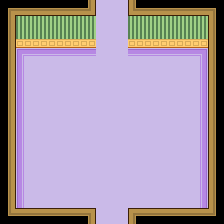

This game map was drawn from its Tiled (.tmx) file and the tilesets committed beside it. A one-line description and the full map source follow:
An orthogonal 14x14 tile map with 16x16 px tiles, 4 tile layers (Floor, Walls, Doors, Furniture) and 2 objects (South, North).

<map version="1.2" tiledversion="1.2.5" orientation="orthogonal" renderorder="left-up" width="14" height="14" tilewidth="16" tileheight="16" infinite="0" nextlayerid="7" nextobjectid="3">
 <tileset firstgid="1" source="castle-halloween-party_spritesheet.tsx" />
 <objectgroup id="6" name="Doors">
  <object id="1" name="South" x="96" y="216" width="32" height="8">
   <properties>
    <property name="destination" value="corner-landing" />
   </properties>
  </object>
  <object id="2" name="North" x="96" y="0" width="32" height="8">
   <properties>
    <property name="destination" value="study" />
   </properties>
  </object>
 </objectgroup>
 <layer id="1" name="Floor" width="14" height="14">
  <data encoding="csv">
0,0,0,0,0,0,0,0,0,0,0,0,0,0,
0,0,0,0,0,0,18,18,0,0,0,0,0,0,
0,0,0,0,0,0,18,18,0,0,0,0,0,0,
0,7,8,8,8,8,18,18,8,8,8,8,9,0,
0,17,18,18,18,18,18,18,18,18,18,18,19,0,
0,17,18,18,18,18,18,18,18,18,18,18,19,0,
0,17,18,18,18,18,18,18,18,18,18,18,19,0,
0,17,18,18,18,18,18,18,18,18,18,18,19,0,
0,17,18,18,18,18,18,18,18,18,18,18,19,0,
0,17,18,18,18,18,18,18,18,18,18,18,19,0,
0,17,18,18,18,18,18,18,18,18,18,18,19,0,
0,17,18,18,18,18,18,18,18,18,18,18,19,0,
0,17,18,18,18,18,18,18,18,18,18,18,19,0,
0,0,0,0,0,0,0,0,0,0,0,0,0,0
</data>
 </layer>
 <layer id="2" name="Walls" width="14" height="14">
  <data encoding="csv">
1,2,2,2,2,15,0,0,14,2,2,2,2,3,
11,6,6,6,6,6,0,0,6,6,6,6,6,13,
11,16,16,16,16,16,0,0,16,16,16,16,16,13,
11,0,0,0,0,0,0,0,0,0,0,0,0,13,
11,0,0,0,0,0,0,0,0,0,0,0,0,13,
11,0,0,0,0,0,0,0,0,0,0,0,0,13,
11,0,0,0,0,0,0,0,0,0,0,0,0,13,
11,0,0,0,0,0,0,0,0,0,0,0,0,13,
11,0,0,0,0,0,0,0,0,0,0,0,0,13,
11,0,0,0,0,0,0,0,0,0,0,0,0,13,
11,0,0,0,0,0,0,0,0,0,0,0,0,13,
11,0,0,0,0,0,0,0,0,0,0,0,0,13,
11,0,0,0,0,0,0,0,0,0,0,0,0,13,
21,22,22,22,22,5,0,0,4,22,22,22,22,23
</data>
 </layer>
 <layer id="3" name="Doors" width="14" height="14">
  <data encoding="csv">
0,0,0,0,0,0,18,18,0,0,0,0,0,0,
0,0,0,0,0,0,0,0,0,0,0,0,0,0,
0,0,0,0,0,0,0,0,0,0,0,0,0,0,
0,0,0,0,0,0,0,0,0,0,0,0,0,0,
0,0,0,0,0,0,0,0,0,0,0,0,0,0,
0,0,0,0,0,0,0,0,0,0,0,0,0,0,
0,0,0,0,0,0,0,0,0,0,0,0,0,0,
0,0,0,0,0,0,0,0,0,0,0,0,0,0,
0,0,0,0,0,0,0,0,0,0,0,0,0,0,
0,0,0,0,0,0,0,0,0,0,0,0,0,0,
0,0,0,0,0,0,0,0,0,0,0,0,0,0,
0,0,0,0,0,0,0,0,0,0,0,0,0,0,
0,0,0,0,0,0,0,0,0,0,0,0,0,0,
0,0,0,0,0,0,18,18,0,0,0,0,0,0
</data>
 </layer>
 <layer id="4" name="Furniture" width="14" height="14">
  <data encoding="csv">
0,0,0,0,0,0,0,0,0,0,0,0,0,0,
0,0,0,0,0,0,0,0,0,0,0,0,0,0,
0,0,0,0,0,0,0,0,0,0,0,0,0,0,
0,0,0,0,0,0,0,0,0,0,0,0,0,0,
0,0,0,0,0,0,0,0,0,0,0,0,0,0,
0,0,0,0,0,0,0,0,0,0,0,0,0,0,
0,0,0,0,0,0,0,0,0,0,0,0,0,0,
0,0,0,0,0,0,0,0,0,0,0,0,0,0,
0,0,0,0,0,0,0,0,0,0,0,0,0,0,
0,0,0,0,0,0,0,0,0,0,0,0,0,0,
0,0,0,0,0,0,0,0,0,0,0,0,0,0,
0,0,0,0,0,0,0,0,0,0,0,0,0,0,
0,0,0,0,0,0,0,0,0,0,0,0,0,0,
0,0,0,0,0,0,0,0,0,0,0,0,0,0
</data>
 </layer>
</map>